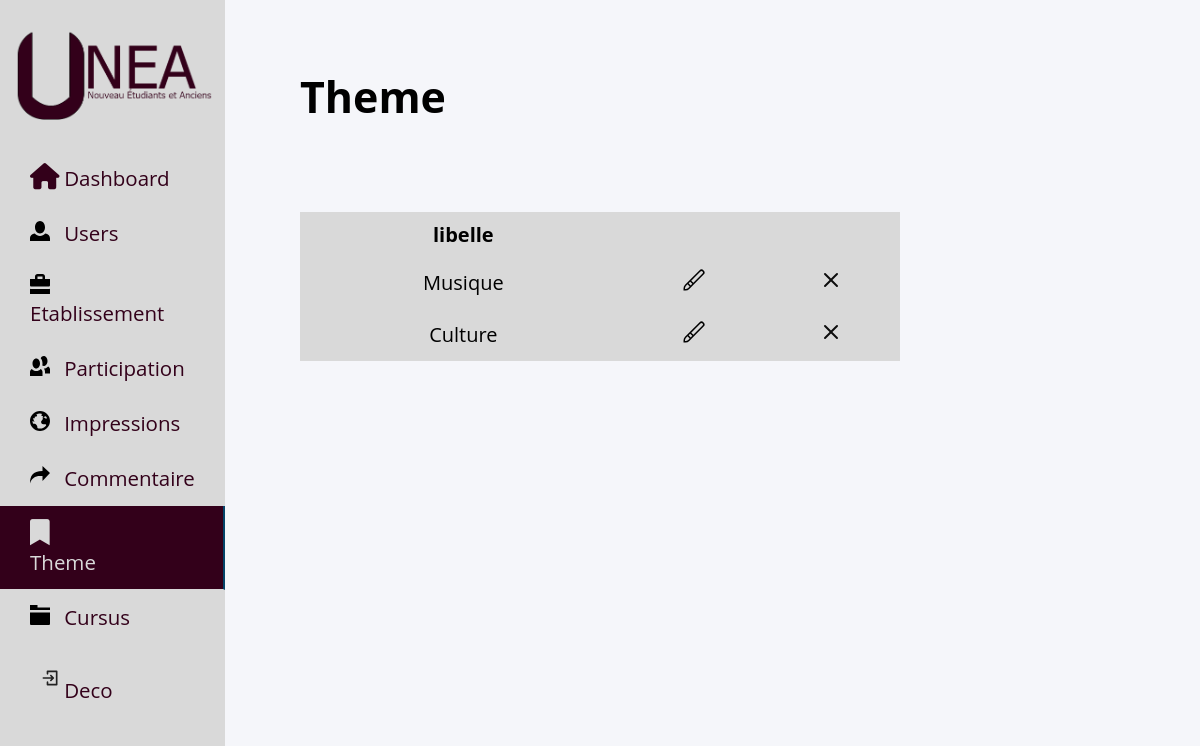
The app's page /admin/theme_admin.php, older data.
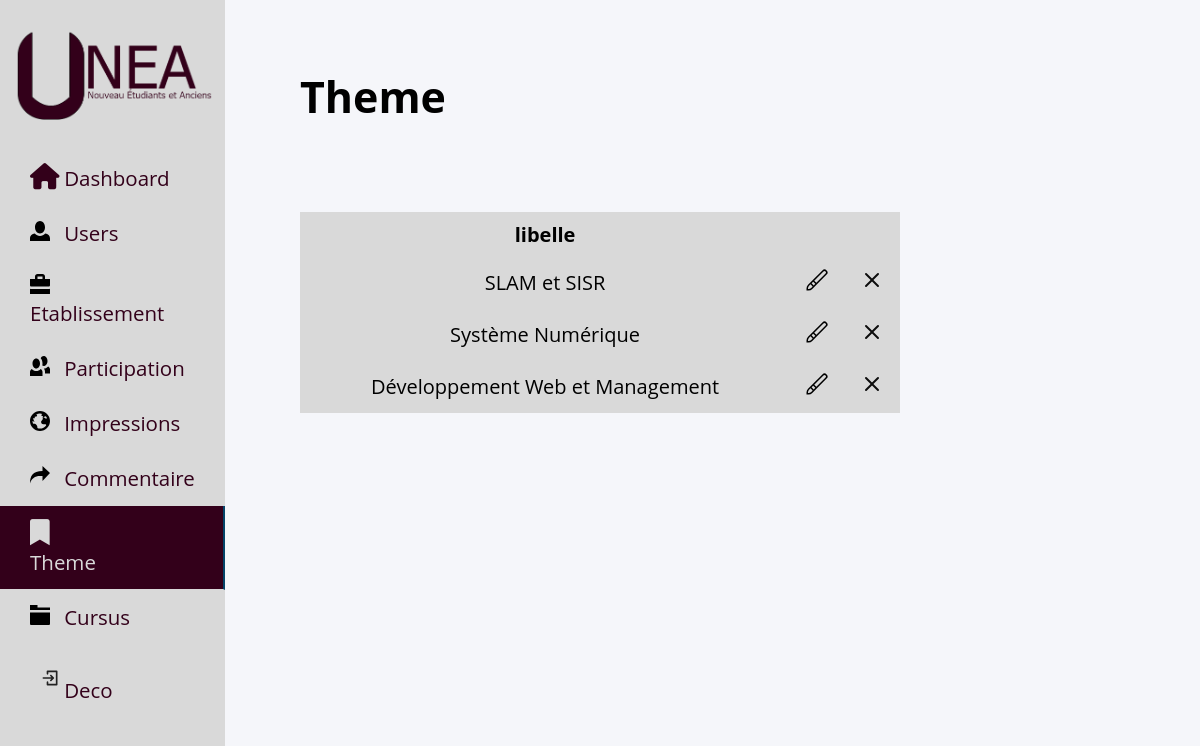
The same page, newer data.
### tables this page shows
CREATE TABLE IF NOT EXISTS `theme` (
  `id_theme` int NOT NULL AUTO_INCREMENT,
  `libelle_theme` varchar(250) DEFAULT NULL,
  PRIMARY KEY (`id_theme`)
);

### admin/theme_admin.php (the view, shortened to what this page needs)
<!DOCTYPE html>
<html lang="en">
<head>
    <link rel="stylesheet" href="../assets/css/admin.css">
    <link rel="stylesheet" href="https://cdnjs.cloudflare.com/ajax/libs/font-awesome/6.0.0/css/all.min.css">
</head>
<body>
<?php include "../include/bdd.php" ;
      include "../include/nav-admin.php";
      $sql_participer="SELECT * FROM theme";
    $req=$bdd->query($sql_participer);
    $req->execute();
    $resultat=$req->fetchAll();
?>
      <div class="container_user">
      <h2>Theme</h2>
    <table>
        <tr>
            <th>libelle</th>
            <th></th>
        </tr>
        <?php
        foreach ($resultat as $row) {?>
                        <tr>
                <td> <?=$row["libelle_theme"]?> </td>
                <td><button id="menu" form="form" ><img src="../icone/paint-brush-alt.svg"></button><button type="submit" id="submit" form="form1" style="display: none;"><img src="../icone/check.svg"></button></td>
                <td><button id="" ><img src="../icone/close.svg"></button></td>
              </tr>
            <?php }
                ?>
                </table>
 </div>

Row changes from the older to the newer data that the page shows:
removed theme: libelle_theme "Musique"
removed theme: libelle_theme "Culture"
added theme: libelle_theme "SLAM et SISR"
added theme: libelle_theme "Système Numérique"
added theme: libelle_theme "Développement Web et Management"
